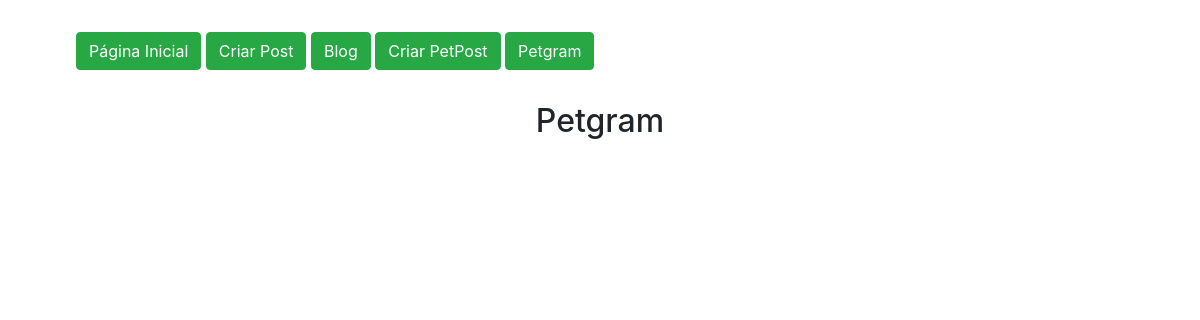
The app's page /petgram/lista/, older data.
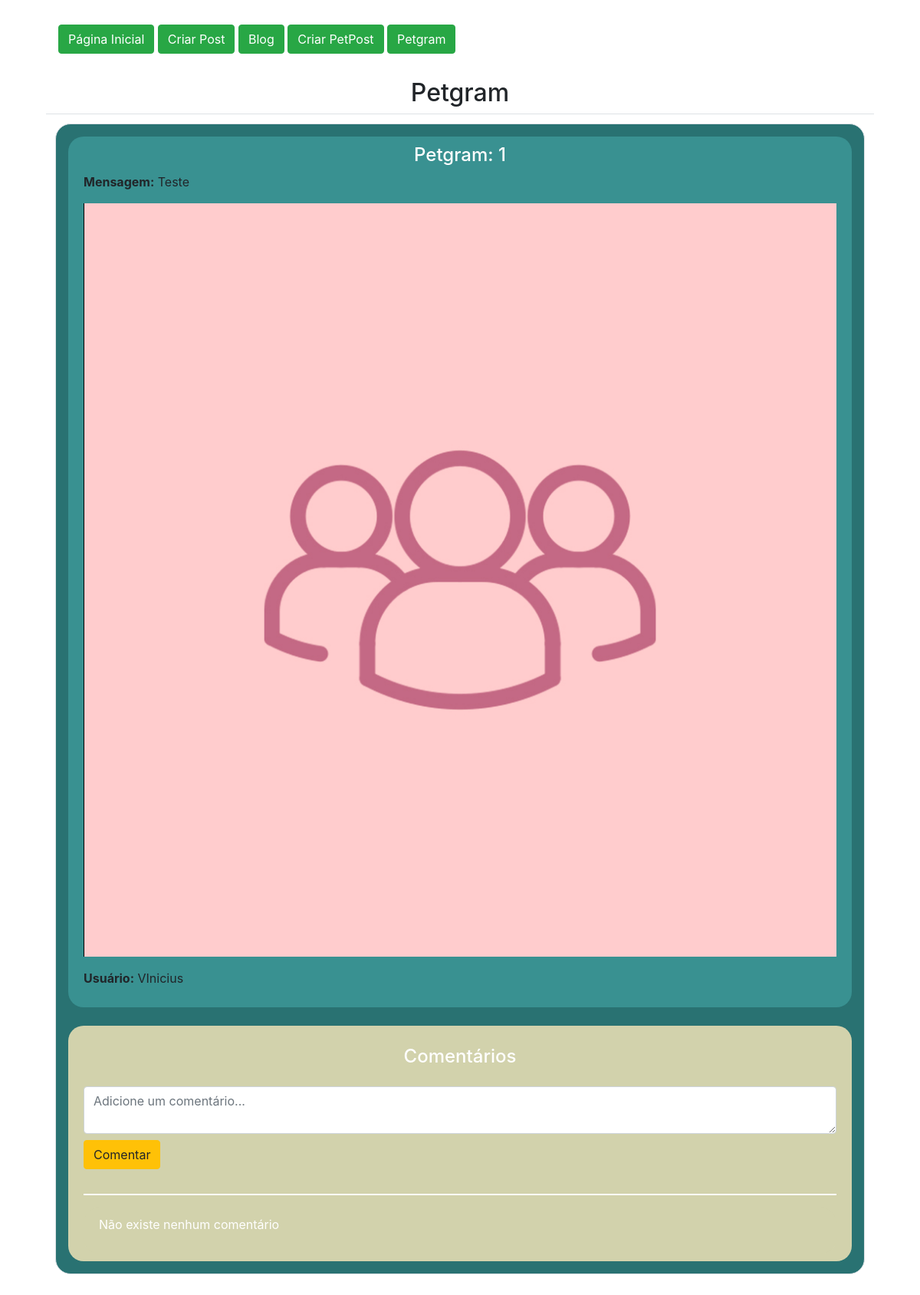
The same page, newer data.
### app/models.py (models this page shows)
class Petgram(db.Model):
    id = db.Column(db.Integer, primary_key=True)
    mensagem = db.Column(db.Text, nullable=False)
    user_id = db.Column(db.Integer, db.ForeignKey('user.id'), nullable=False)
    imagem_url = db.Column(db.String, nullable=True)
    comentarios = db.relationship('ComentarioPetgram', backref='petgram', lazy=True)

class User(db.Model, UserMixin):
    id = db.Column(db.Integer, primary_key=True)
    nome = db.Column(db.String, nullable=True)
    sobrenome = db.Column(db.String, nullable=True)
    email = db.Column(db.String, nullable=True)
    senha = db.Column(db.String, nullable=True)
    posts = db.relationship('Post', backref='user', lazy=True)
    petgrams = db.relationship('Petgram', backref='user', lazy=True)
    comentarios_petgram = db.relationship('ComentarioPetgram', backref='user', lazy=True)

### app/views.py (the view)
@app.route('/petgram/lista/', methods=['GET', 'POST'])
def petgramLista():
    petgrams = Petgram.query.all()
    return render_template('petgram_lista.html', petgrams=petgrams)

### app/templates/petgram_lista.html (shortened to what this page needs)
{% extends 'base.html' %}
{% block content %}
    <div class="container">
        {% include 'nave.html' %}
        <div class="row mt-4">
            <h2 class="w-100 text-center">Petgram</h2>
            <div class="col-12">
                <table class="table">
                    <tbody>
                        {% for linha in petgrams %}
                        <tr>
                            <td colspan="4">
                                <div class="Estrutura_do_Petgram d-flex flex-column border p-3 mb-2" style="background-color: #297272; padding: 10px 20px; border-radius: 20px;">
                                    <div class="d-flex flex-column mb-4" style="background-color: #399191; padding: 10px 20px; border-radius: 20px;">
                                        <h4 class="w-100 text-center" style="color: white;">Petgram: {{ linha.id }}</h4>
                                        <p><strong>Mensagem:</strong> {{ linha.mensagem }}</p>
                                        {% if linha.imagem_url %}
                                            <img src="{{ linha.imagem_url }}" alt="Imagem do petgram" class="img-fluid mb-3">
                                        {% endif %}
                                        <p><strong>Usuário:</strong> {{ linha.user.nome }}</p>
                                    </div>
                                    <div class="Comentario_div" style="background-color: #D2D2AC; padding: 10px 20px; border-radius: 20px;">
                                        <h4 class="w-100 text-center mt-3 mb-4" style="color: white;">Comentários</h4>
                                        <form action="{{ url_for('comentar_petgram', petgram_id=linha.id) }}" method="POST" class="mt-2">
                                            <div class="form-group">
                                                <textarea name="conteudo" class="form-control" placeholder="Adicione um comentário..." required></textarea>
                                                <button type="submit" class="btn btn-warning mt-2 mb-3">Comentar</button>
                                            </div>
                                            <hr style="border: 1px solid white;">
                                        </form>
                                        <div style="background-color: #D2D2AC; padding: 10px 20px; border-radius: 20px; color: white;">
                                            {% if linha.comentarios|length == 0 %}
                                                <p>Não existe nenhum comentário</p>
                                            {% endif %}
                                        </div>
                                    </div>
                                </div>
                            </td>
                        </tr>
                        {% endfor %}
                    </tbody>
                </table>
            </div>
        </div>
    </div>
{% endblock %}

### app/templates/base.html (shortened to what this page needs)
<!DOCTYPE html>
<html lang="en">
<head>
    <link href="https://stackpath.bootstrapcdn.com/bootstrap/4.5.2/css/bootstrap.min.css" rel="stylesheet">
</head>
<body>
    <div class="container mt-4">
        {% block content %}{% endblock %}
    </div>
</body>
</html>

### app/templates/nave.html
<nav class="navbar navbar-expand-lg">
    <div>
        <a class="btn btn-success" href="/">Página Inicial</a>
        <a class="btn btn-success" href="{{url_for('postNovo') }}">Criar Post</a>
        <a class="btn btn-success" href="{{ url_for('postLista') }}">Blog</a>
        <a class="btn btn-success" href="{{ url_for('petgramNovo') }}">Criar PetPost</a>
        <a class="btn btn-success" href="{{ url_for('petgramLista') }}">Petgram</a>
    </div>
</nav>

Row changes from the older to the newer data that the page shows:
added Petgram: id "1", mensagem "Teste", imagem_url (picture), user.nome "VInicius"
